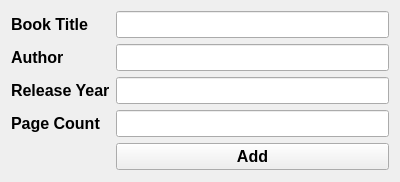
<?xml version="1.0" encoding="UTF-8"?>
<ui version="4.0">
 <class>Form</class>
 <widget class="QWidget" name="Form">
  <property name="geometry">
   <rect>
    <x>0</x>
    <y>0</y>
    <width>400</width>
    <height>182</height>
   </rect>
  </property>
  <property name="minimumSize">
   <size>
    <width>400</width>
    <height>182</height>
   </size>
  </property>
  <property name="maximumSize">
   <size>
    <width>400</width>
    <height>182</height>
   </size>
  </property>
  <property name="windowTitle">
   <string>Add Book</string>
  </property>
  <property name="windowIcon">
   <iconset>
    <normaloff>../assets/logo.png</normaloff>../assets/logo.png</iconset>
  </property>
  <property name="locale">
   <locale language="English" country="UnitedStates"/>
  </property>
  <layout class="QFormLayout" name="formLayout">
   <item row="1" column="1">
    <widget class="QLineEdit" name="booktitle">
     <property name="font">
      <font>
       <pointsize>12</pointsize>
      </font>
     </property>
    </widget>
   </item>
   <item row="2" column="0">
    <widget class="QLabel" name="label">
     <property name="font">
      <font>
       <pointsize>12</pointsize>
       <bold>true</bold>
      </font>
     </property>
     <property name="text">
      <string>Author</string>
     </property>
    </widget>
   </item>
   <item row="2" column="1">
    <widget class="QLineEdit" name="author">
     <property name="font">
      <font>
       <pointsize>12</pointsize>
      </font>
     </property>
    </widget>
   </item>
   <item row="3" column="0">
    <widget class="QLabel" name="label_2">
     <property name="font">
      <font>
       <pointsize>12</pointsize>
       <bold>true</bold>
      </font>
     </property>
     <property name="text">
      <string>Release Year</string>
     </property>
    </widget>
   </item>
   <item row="3" column="1">
    <widget class="QLineEdit" name="release">
     <property name="font">
      <font>
       <pointsize>12</pointsize>
      </font>
     </property>
    </widget>
   </item>
   <item row="4" column="0">
    <widget class="QLabel" name="label_3">
     <property name="font">
      <font>
       <pointsize>12</pointsize>
       <bold>true</bold>
      </font>
     </property>
     <property name="text">
      <string>Page Count</string>
     </property>
    </widget>
   </item>
   <item row="4" column="1">
    <widget class="QLineEdit" name="pagecount">
     <property name="font">
      <font>
       <pointsize>12</pointsize>
      </font>
     </property>
    </widget>
   </item>
   <item row="5" column="1">
    <widget class="QPushButton" name="addButton">
     <property name="font">
      <font>
       <pointsize>12</pointsize>
       <bold>true</bold>
      </font>
     </property>
     <property name="text">
      <string>Add</string>
     </property>
    </widget>
   </item>
   <item row="1" column="0">
    <widget class="QLabel" name="label_4">
     <property name="font">
      <font>
       <pointsize>12</pointsize>
       <bold>true</bold>
      </font>
     </property>
     <property name="text">
      <string>Book Title</string>
     </property>
    </widget>
   </item>
  </layout>
 </widget>
 <resources/>
 <connections/>
</ui>
